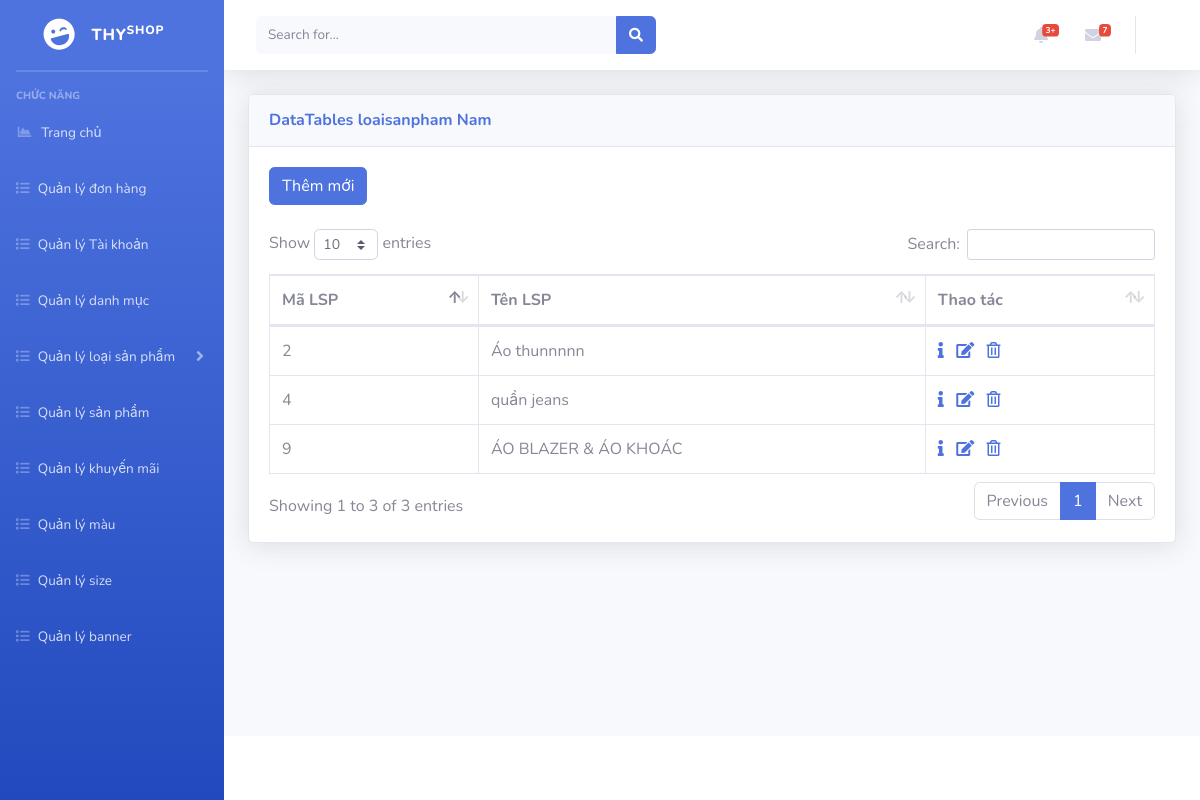
Page /admin/index.php?mod=loaisanpham&idDM=1 (signed in) on the earlier database version.
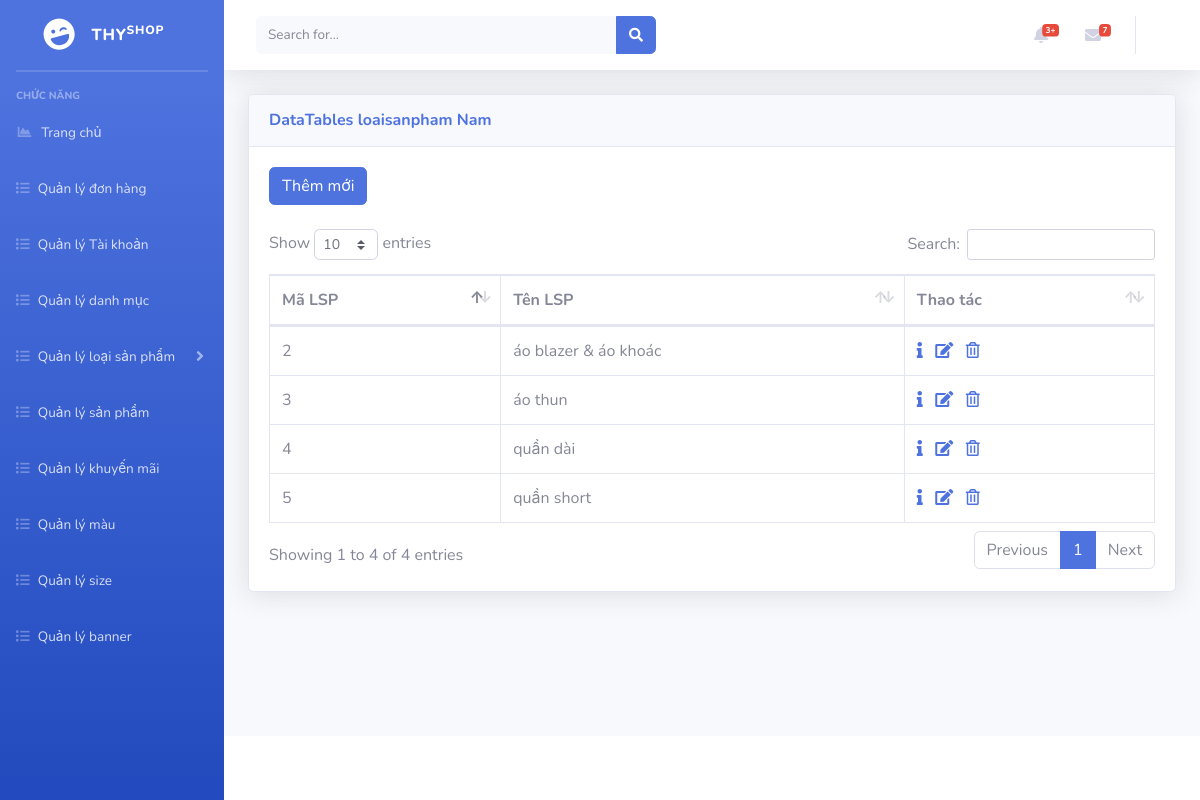
Same page on the later database version.
### tables this page shows
CREATE TABLE `loaisanpham` (
  `idLSP` int(11) NOT NULL,
  `tenLSP` varchar(200) NOT NULL,
  `trangThai` char(1) NOT NULL,
  `idDM` int(11) NOT NULL
);

### admin/models/connection.php (called while the page is built, shortened)
<?php
    class Connection{
        function __construct()
        {
            $server_name ="localhost";
            $username ="root";
            $password ="";
            $db_name ="shopthy";
            $this->conn = new mysqli($server_name,$username,$password,$db_name);
        }
    }
?>

### admin/models/model.php (called while the page is built, shortened)
<?php
 require_once('./models/connection.php');
class Model
{
    function __construct()
    {
        $conn_obj = new Connection();
        $this->conn = $conn_obj->conn;
    }
}
?>

### admin/controller/loaiSanPhamController.php (called while the page is built, shortened)
<?php
    require_once('./models/loaiSanPhamModel.php');
    class loaiSanPhamController{
        var $lsp_model;
        public function __construct()
        {
            $this->lsp_model = new loaiSanPhamModel();
        }
        public function getAllDanhMuc($id){
            $data = $this->lsp_model->getLoaiSanPhamByIdDM($id);
            return $data;
        }
    }

### admin/models/loaiSanPhamModel.php (called while the page is built, shortened)
<?php
require_once("./models/model.php");
class loaiSanPhamModel extends Model
{
    function getLoaiSanPhamByIdDM($id)
    {
        $query = "select * from loaisanpham where idDM ='$id' and trangThai = 1";
        $rs = $this->conn->query($query);
        $data = array();
        while ($row = $rs->fetch_array()) {
            $data[] = $row;
        }
        return $data;
    }
}

### admin/views/loaisanpham/loaiSanPhamView.php (the view, shortened to what the changed rows need)
<?php
    require_once('controller/loaiSanPhamController.php');
    $lsp_controller = new loaiSanPhamController();
    $idDM = isset($_GET['idDM'])?$_GET['idDM']:"";
    $data = $lsp_controller->getAllDanhMuc($idDM);
?>
<a href="?mod=loaisanpham&idDM=<?=$idDM?>&act=add" type="button" class="btn btn-primary">Thêm mới</a>
<br>
<br>
<table class="table table-bordered" id="dataTable" width="100%" cellspacing="0">
    <thead>
        <tr>
            <th scope="col">Mã LSP</th>
            <th scope="col">Tên LSP</th>
            <th>Thao tác</th>
        </tr>
    </thead>
    <tbody>
        <?php foreach ($data as $row) { ?>
        <tr>
            <td><?= $row['idLSP'] ?></td>
            <td><?= $row['tenLSP'] ?></td>
            <td>
                <a href="?mod=loaisanpham&idDM=<?=$idDM?>&act=detail&id=<?= $row['idLSP'] ?>"><i class="fas fa-info"></i></a> &nbsp;
                <a href="?mod=loaisanpham&idDM=<?=$idDM?>&act=edit&id=<?= $row['idLSP'] ?>"><i class="fas fa-edit"></i></a> &nbsp;
                <a href="?mod=loaisanpham&idDM=<?=$idDM?>&act=delete&id=<?= $row['idLSP'] ?>" onclick="return confirm('Bạn có thật sự muốn xóa ?');">
                    <i class="far fa-trash-alt"></i>
                </a>
            </td>
        </tr>
        <?php } ?>
</table>

### admin/index.php (shortened to what the changed rows need)
<!DOCTYPE html>
<html lang="en">
<head>
    <link href="./assets/vendor/fontawesome-free/css/all.min.css" rel="stylesheet" type="text/css">
    <link href="./assets/css/sb-admin-2.min.css" rel="stylesheet">
    <link href="./assets/vendor/datatables/dataTables.bootstrap4.min.css" rel="stylesheet">
    <link href="../admin/assets/css/mayin.css" rel="stylesheet">
</head>
<body id="page-top">
    <div id="wrapper">
        <div id="content-wrapper" class="d-flex flex-column">
            <div id="content">
                <div class="container-fluid">
                    <div class="card shadow mb-4">
                            <?php
                            $mod = isset($_GET['mod']) ? $_GET['mod'] : "";
                            ?>
                        <div class="card-body">
                            <div class="table-responsive">
                                <?php
                                $act = isset($_GET['act']) ? $_GET['act'] : "";
                                switch ($mod) {
                                    case "loaisanpham":
                                        require_once('./controller/loaiSanPhamController.php');
                                        switch ($act) {
                                            default:
                                                require_once('./views/loaisanpham/loaiSanPhamView.php');
                                        }
                                        break;
                                }
                                ?>
                            </div>
                        </div>
                    </div>
                </div>
            </div>
        </div>
    </div>
</body>
</html>

Differences in the rows shown:
no longer on this page (row edited): loaisanpham: idLSP "9", tenLSP "ÁO BLAZER & ÁO KHOÁC"
changed loaisanpham id 2: tenLSP "Áo thunnnnn" → "áo blazer & áo khoác"
now on this page (row edited): loaisanpham: idLSP "3", tenLSP "áo thun"
changed loaisanpham id 4: tenLSP "quần jeans" → "quần dài"
now on this page (row edited): loaisanpham: idLSP "5", tenLSP "quần short"
Other differences:
text written by a page script: "Show entries Search: Showing 1 to 3 of 3 entries Previous 1 Next" → "Show entries Search: Showing 1 to 4 of 4 entries Previous 1 Next"
